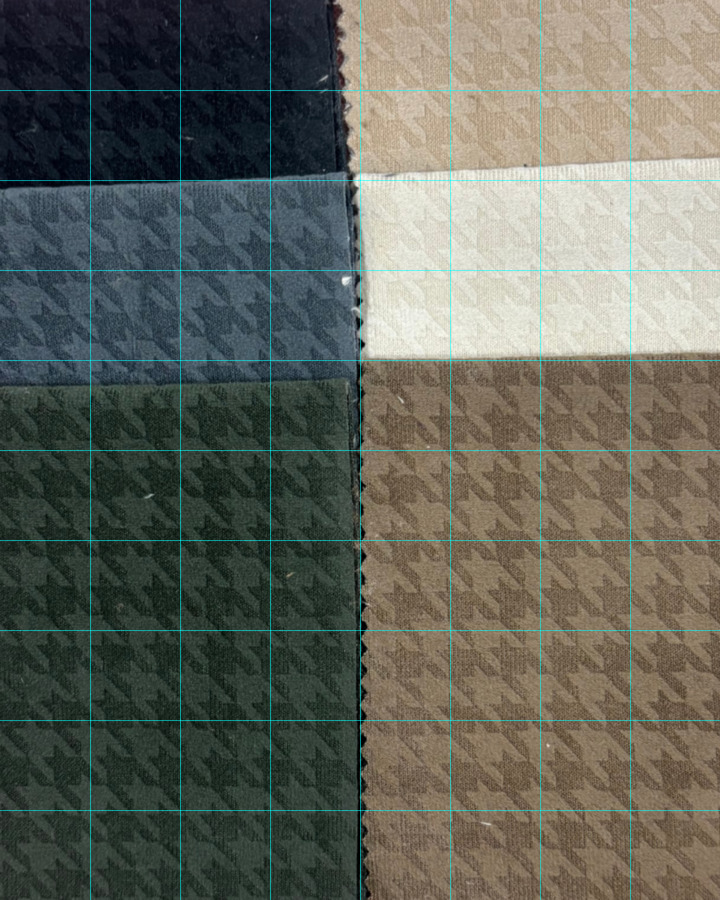
#> input picture assets/fabric/grid-A-grid.jpg, 720 x 900 px, given in place of A-grid.png, which was not available
$ python assets.py
#> lines starting #> are read from the running program, lines starting #| are printed output that depends on the picture; pictures that were not available may be replaced by others from this repository, and a replacement may not be noted
"""Fabric asset pipeline: turns the raw supplier photographs into isolated,
perspective-ready swatch plates.  No pattern is regenerated, recoloured or
repainted — every pixel is the client's own photograph.
"""
from __future__ import annotations

import json
import math
import os
import random

import numpy as np
from PIL import Image, ImageDraw, ImageFilter

ROOT = os.path.dirname(os.path.dirname(os.path.abspath(__file__)))
FAB = os.path.join(ROOT, "assets", "fabric")
OUT = os.path.join(ROOT, "assets", "generated")
os.makedirs(OUT, exist_ok=True)

_CACHE: dict[str, Image.Image] = {}


def source(name: str) -> Image.Image:
    if name not in _CACHE:
        path = os.path.join(FAB, name)
        _CACHE[name] = Image.open(path).convert("RGB")
    return _CACHE[name]


# named crops, normalised to the source frame:  name -> (file, x0, y0, x1, y1)
CROPS = {
    # Asset A — folded zigzag-jacquard swatches (flat grid: crop whole swatch faces)
    "A-dark":   ("A-grid.png",        0.07, 0.03, 0.43, 0.165),
    "A-grey":   ("A-grid.png",        0.07, 0.225, 0.43, 0.385),
    "A-olive":  ("A-grid.png",        0.07, 0.465, 0.43, 0.80),
    "A-beige":  ("A-grid.png",        0.55, 0.03, 0.92, 0.165),
    "A-ivory":  ("A-grid.png",        0.55, 0.225, 0.92, 0.385),
    "A-brown":  ("A-grid.png",        0.55, 0.465, 0.92, 0.80),

    # Asset B — chevron weave (interior patches: the shape comes from the mask)
    "B-dark":   ("B-chevron.png",     0.07, 0.035, 0.44, 0.165),
    "B-grey":   ("B-chevron.png",     0.08, 0.265, 0.42, 0.395),
    "B-olive":  ("B-chevron.png",     0.08, 0.545, 0.42, 0.80),
    "B-brown":  ("B-chevron.png",     0.55, 0.035, 0.92, 0.165),
    "B-beige":  ("B-chevron.png",     0.55, 0.265, 0.92, 0.395),
    "B-ivory":  ("B-chevron.png",     0.55, 0.545, 0.92, 0.80),

    # Asset C — geometric basket weave
    "C-dark":   ("C-geometric.png",   0.07, 0.035, 0.46, 0.185),
    "C-grey":   ("C-geometric.png",   0.07, 0.285, 0.46, 0.425),
    "C-olive":  ("C-geometric.png",   0.07, 0.565, 0.46, 0.83),
    "C-brown":  ("C-geometric.png",   0.57, 0.035, 0.95, 0.185),
    "C-beige":  ("C-geometric.png",   0.57, 0.285, 0.95, 0.425),
    "C-ivory":  ("C-geometric.png",   0.57, 0.565, 0.95, 0.83),

    # Asset D — ribbed / corded texture (rotated overlap stack: interior patches)
    "D-brown":  ("D-ribbed.jpg",      0.16, 0.075, 0.50, 0.245),
    "D-olive":  ("D-ribbed.jpg",      0.10, 0.440, 0.38, 0.590),
    "D-tan":    ("D-ribbed.jpg",      0.06, 0.630, 0.30, 0.720),
    "D-navy":   ("D-ribbed.jpg",      0.44, 0.810, 0.78, 0.930),

    # Asset E — navy / ivory / beige herringbone
    "E-ivory":  ("E-navyivory.jpg",   0.10, 0.015, 0.88, 0.135),
    "E-navy":   ("E-navyivory.jpg",   0.16, 0.330, 0.54, 0.570),
    "E-beige":  ("E-navyivory.jpg",   0.05, 0.870, 0.26, 0.965),
}

# velvet fan (Asset F) — individual swatches, (x0, x1) per column
FAN_TOP = [("F-teal", 0.148, 0.236), ("F-rose", 0.252, 0.312), ("F-blush", 0.330, 0.386),
           ("F-pink", 0.402, 0.455), ("F-cocoa", 0.474, 0.545), ("F-sage", 0.562, 0.620),
           ("F-tan", 0.640, 0.710)]
FAN_BOTTOM = [("F-charcoal", 0.065, 0.140), ("F-royal", 0.158, 0.262), ("F-slate", 0.278, 0.356),
              ("F-crimson", 0.378, 0.500), ("F-plum", 0.516, 0.626), ("F-forest", 0.648, 0.730),
              ("F-peacock", 0.752, 0.834), ("F-wine", 0.856, 0.968)]
for _n, _x0, _x1 in FAN_TOP:
    CROPS[_n] = ("F-fan.jpg", _x0, 0.105, _x1, 0.205)
for _n, _x0, _x1 in FAN_BOTTOM:
    CROPS[_n] = ("F-fan.jpg", _x0, 0.470, _x1, 0.575)


def crop(name: str) -> Image.Image:
#> called with name = 'A-dark'
    f, x0, y0, x1, y1 = CROPS[name]
    im = source(f)
#> in source, returned value is the input picture: PIL image 720x900 RGB; mean R, G, B 98.5, 100.6, 91.2
    W, H = im.size
#> W = 720; H = 900
    return im.crop((int(x0 * W), int(y0 * H), int(x1 * W), int(y1 * H)))
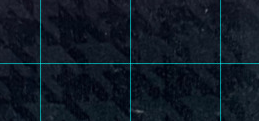
#> returned value: PIL image 259x121 RGB; mean R, G, B 15.4, 24.9, 36.1


def pinked_polygon(w: int, h: int, teeth: int, amp: float, seed: int = 0,
                   sides=("t", "r", "b", "l"), inset: float = 0.0):
    """Zigzag ('pinked') cutting line around a rectangle, as a point list."""
    rnd = random.Random(seed)
    pts = []
    x0, y0, x1, y1 = inset, inset, w - inset, h - inset
    a = amp * (0.85 + 0.3 * rnd.random())

    def edge(p0, p1, n):
        (ax, ay), (bx, by) = p0, p1
        L = math.hypot(bx - ax, by - ay)
        n = max(2, int(n))
        nx, ny = (by - ay) / L, -(bx - ax) / L
        out = []
        for i in range(n):
            t = i / n
            off = a if i % 2 == 0 else -a * 0.15
            out.append((ax + (bx - ax) * t + nx * off, ay + (by - ay) * t + ny * off))
        return out

    nt = max(3, int(teeth * (x1 - x0) / max(1, (y1 - y0))))
    nb = max(3, teeth)
    if "t" in sides:
        pts += edge((x0, y0), (x1, y0), nb)
    else:
        pts += [(x0, y0), (x1, y0)]
    if "r" in sides:
        pts += edge((x1, y0), (x1, y1), nt)
    else:
        pts += [(x1, y1)]
    if "b" in sides:
        pts += edge((x1, y1), (x0, y1), nb)
    else:
        pts += [(x0, y1)]
    if "l" in sides:
        pts += edge((x0, y1), (x0, y0), nt)
    return pts


def make_swatch(name: str, out_w: int = 900, teeth: int = 26, amp: float = 5.0,
                seed: int = 3, sides=("t", "r", "b", "l"), edge_light: float = 0.55,
                shadow: int = 26, zoom: float = 1.0, rotate: float = 0.0,
                feather: float = 0.8) -> dict:
    """Build one isolated swatch plate: pinked silhouette, cut-edge highlight,
    contact shadow.  Returns metadata describing the plate."""
    src = crop(name)
    # fill the plate: cover-crop the fabric to the plate aspect (4:3-ish)
    out_h = int(round(out_w * 0.78))
    sw, sh = src.size
#> sw = 259; sh = 121
    scale = max(out_w / sw, out_h / sh) * (1.0 / zoom if zoom else 1.0) * 1.06
#> scale = 6.15
    nw, nh = int(sw * scale), int(sh * scale)
#> nw = 1592; nh = 744
    fabric = src.resize((nw, nh), Image.LANCZOS)
    left = (nw - out_w) // 2
#> left = 346
    top = (nh - out_h) // 2
#> top = 21
    fabric = fabric.crop((left, top, left + out_w, top + out_h))
#> fabric: PIL image 900x702 RGB

    if rotate:
        fabric = fabric.rotate(rotate, resample=Image.BICUBIC, expand=False)

    ss = 2  # supersample the mask for clean pinked teeth
    mask = Image.new("L", (out_w * ss, out_h * ss), 0)
#> mask: PIL image 1800x1404 L; every value is 0
    d = ImageDraw.Draw(mask)
    poly = pinked_polygon(out_w * ss, out_h * ss, teeth, amp * ss, seed, sides,
                          inset=amp * ss * 1.4)
    d.polygon(poly, fill=255)
    if feather:
        mask = mask.filter(ImageFilter.GaussianBlur(feather * ss * 0.5))
    mask = mask.resize((out_w, out_h), Image.LANCZOS)
#> mask: PIL image 900x702 L

    plate = fabric.convert("RGBA")
    plate.putalpha(mask)

    # cut-edge highlight: thin bright line just inside the silhouette
    inner = mask.filter(ImageFilter.GaussianBlur(2.2))
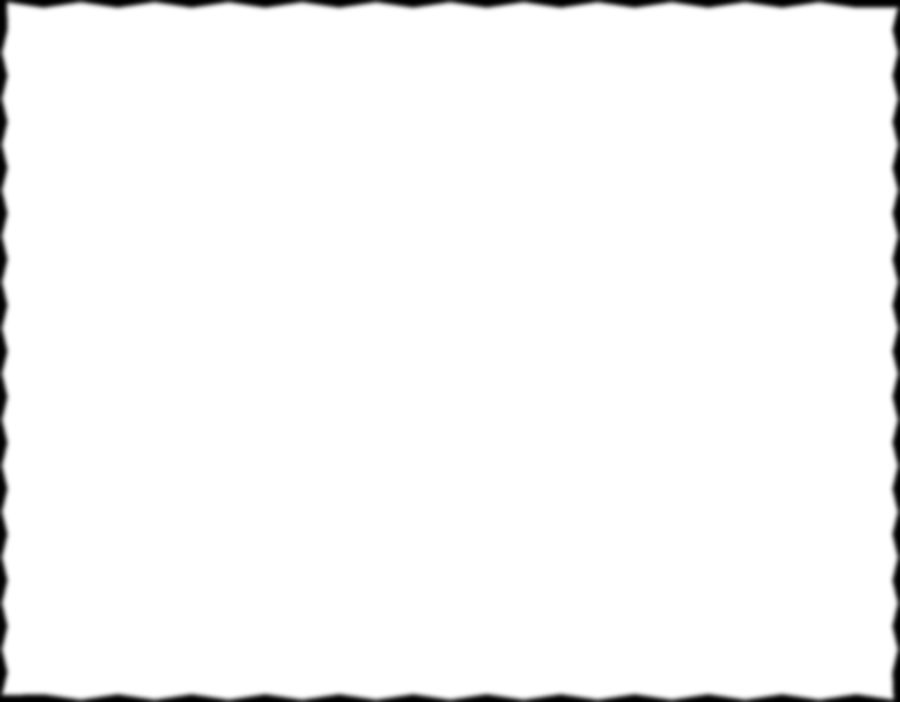
#> inner: PIL image 900x702 L; min 0, max 255, mean 248.6
    edge = np.asarray(mask, dtype=np.float32) / 255.0
    innerf = np.asarray(inner, dtype=np.float32) / 255.0
    rim = np.clip(edge - innerf, 0, 1) * edge_light
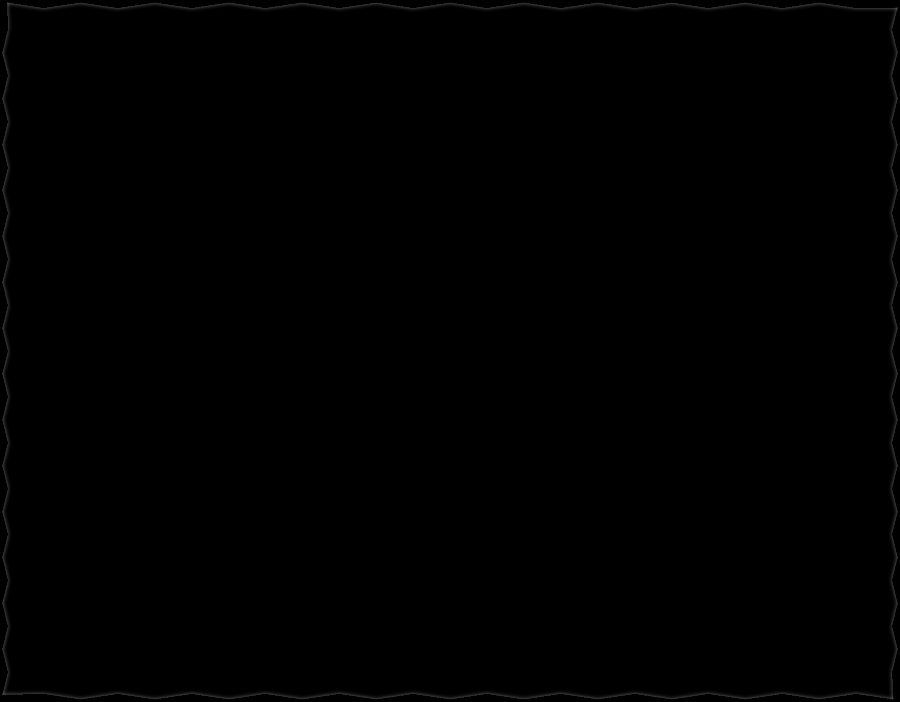
#> rim: shape (702, 900) float32; min 0, max 0.306, mean 0.002
    rgb = np.asarray(plate.convert("RGB"), dtype=np.float32)
    # light the upper-left cut edge a little more (matches the studio key light)
    yy, xx = np.mgrid[0:out_h, 0:out_w]
    grad = np.clip(1.0 - (xx / out_w * 0.55 + yy / out_h * 0.45), 0, 1) ** 0.8
    rgb = rgb + rim[..., None] * (28 + 46 * grad[..., None])
    plate = Image.fromarray(np.clip(rgb, 0, 255).astype(np.uint8), "RGB").convert("RGBA")
    plate.putalpha(mask)

    # soft contact shadow
    if shadow:
        sh_alpha = mask.filter(ImageFilter.GaussianBlur(shadow * 0.55))
        sh_alpha = sh_alpha.point(lambda v: int(v * 0.62))
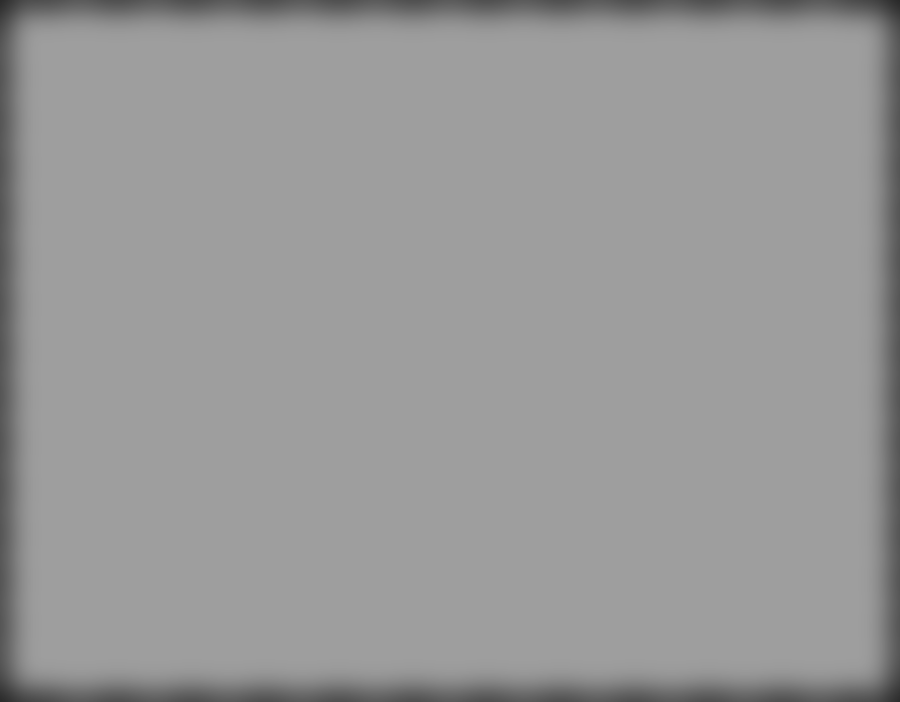
#> sh_alpha: PIL image 900x702 L; min 42, max 158, mean 152.1
        shadow_im = Image.new("RGBA", (out_w, out_h), (8, 8, 7, 0))
        shadow_im.putalpha(sh_alpha)
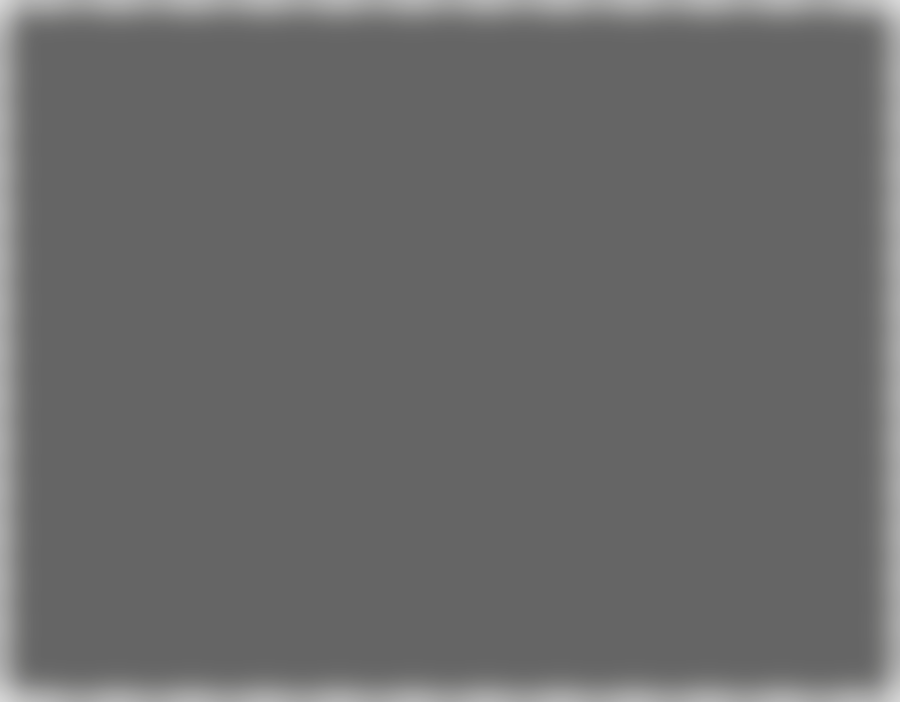
#> shadow_im: PIL image 900x702 RGBA; mean R, G, B, A 8, 8, 7, 152.1; transparent parts drawn white
        pad = shadow * 2
        canvas = Image.new("RGBA", (out_w + pad * 2, out_h + pad * 2), (0, 0, 0, 0))
#> canvas: PIL image 1004x806 RGBA; every value is 0
        canvas.alpha_composite(shadow_im, (pad + shadow // 3, pad + shadow // 2))
        canvas.alpha_composite(plate, (pad, pad))
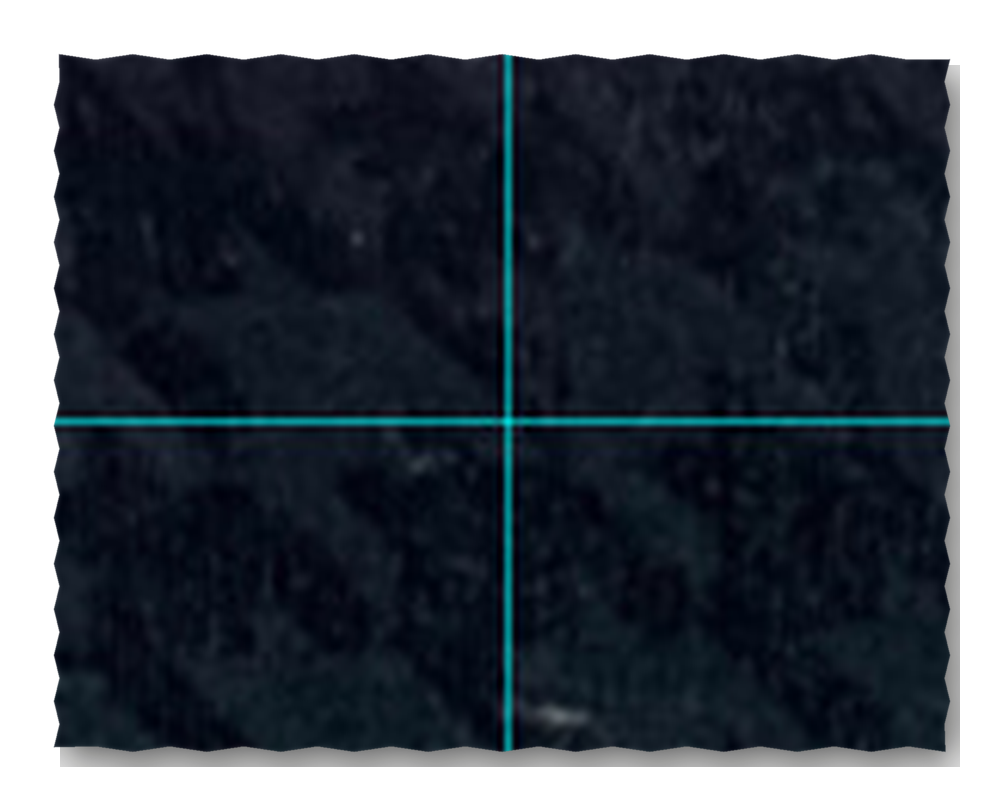
#> canvas: PIL image 1004x806 RGBA; mean R, G, B, A 10.7, 17.4, 26, 197.2; transparent parts drawn white
#| swatch A-dark 1004 806
        plate = canvas

    path = os.path.join(OUT, f"swatch-{name}.png")
    plate.save(path)
    return {"name": name, "file": path, "w": plate.size[0], "h": plate.size[1]}


VERTICAL_MACROS = [
    # single continuous swatch faces where possible, so no seam splits the frame
    ("jacquard",   "A-grid.png",      0.03, 0.46, 0.49, 0.87),   # olive zigzag jacquard
    ("jacquard-dk","A-grid.png",      0.03, 0.02, 0.49, 0.17),   # dark jacquard (short)
    ("geo",        "C-geometric.png", 0.55, 0.49, 0.97, 0.88),   # ivory basket weave
    ("cord",       "D-ribbed.jpg",    0.20, 0.20, 0.72, 0.99),   # corded stack
    ("chevron",    "B-chevron.png",   0.03, 0.46, 0.47, 0.85),   # olive chevron
    ("herring",    "E-navyivory.jpg", 0.10, 0.14, 0.84, 0.72),   # navy herringbone
]


def make_vertical(name: str, file: str, x0, y0, x1, y1, out_w=1152, out_h=2048) -> dict:
    im = source(file)
    Wd, Hd = im.size
    box = (int(x0 * Wd), int(y0 * Hd), int(x1 * Wd), int(y1 * Hd))
    im = im.crop(box)
    target_ar = out_w / out_h
    w, h = im.size
    if w / h > target_ar:
        nw = int(h * target_ar)
        im = im.crop(((w - nw) // 2, 0, (w - nw) // 2 + nw, h))
    else:
        nh = int(w / target_ar)
        im = im.crop((0, (h - nh) // 2, w, (h - nh) // 2 + nh))
    im = im.resize((out_w, out_h), Image.LANCZOS)
    im = im.filter(ImageFilter.UnsharpMask(radius=2.2, percent=55, threshold=3))
    path = os.path.join(OUT, f"vmacro-{name}.jpg")
    im.save(path, quality=96)
    return {"name": name, "file": path, "w": out_w, "h": out_h}


def make_macro(name: str, out_w: int, out_h: int) -> dict:
    """Full-bleed macro crop of a real fabric (no masking, no retouching)."""
#> called with name = 'A-dark', out_w = 1400, out_h = 900
    src = crop(name)
    sw, sh = src.size
#> sw = 259; sh = 121
    scale = max(out_w / sw, out_h / sh) * 1.02
#> scale = 7.59
    im = src.resize((int(sw * scale), int(sh * scale)), Image.LANCZOS)
    left = (im.size[0] - out_w) // 2
#> left = 282
    top = (im.size[1] - out_h) // 2
#> top = 9
    im = im.crop((left, top, left + out_w, top + out_h))
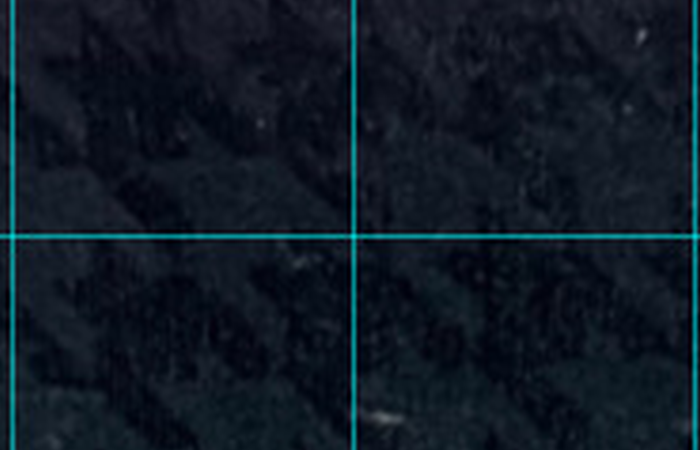
#> im: PIL image 1400x900 RGB (shown at 1/2 size); mean R, G, B 14.5, 24.7, 35.9
    path = os.path.join(OUT, f"macro-{name}.jpg")
    im.save(path, quality=95)
    return {"name": name, "file": path, "w": out_w, "h": out_h}


SWATCHES = ["A-dark", "A-grey", "A-olive", "A-beige", "A-ivory", "A-brown",
            "B-dark", "B-grey", "B-olive", "B-beige", "B-ivory", "B-brown",
            "C-dark", "C-grey", "C-olive", "C-beige", "C-ivory", "C-brown",
            "D-brown", "D-olive", "D-tan", "D-navy",
            "E-navy", "E-ivory", "E-beige",
            "F-teal", "F-rose", "F-blush", "F-pink", "F-cocoa", "F-sage", "F-tan",
            "F-charcoal", "F-royal", "F-slate", "F-crimson", "F-plum", "F-forest",
            "F-peacock", "F-wine"]


def build_all(verbose: bool = True):
    meta = {"swatches": [], "macros": []}
    for i, n in enumerate(SWATCHES):
        m = make_swatch(n, out_w=900, teeth=24, amp=5.0, seed=7 + i)
        meta["swatches"].append(m)
        if verbose:
            print("swatch", n, m["w"], m["h"])
    for n, w, h in [("A-dark", 1400, 900), ("A-olive", 1400, 900), ("C-ivory", 1400, 900),
                    ("D-brown", 1400, 900), ("E-navy", 1200, 1500), ("A-brown", 1400, 900),
                    ("F-crimson", 900, 1400), ("C-grey", 1400, 900), ("D-navy", 1400, 900),
                    ("B-olive", 1400, 900)]:
        m = make_macro(n, w, h)
        meta["macros"].append(m)
        if verbose:
            print("macro", n, w, h)
    for n, f_, x0, y0, x1, y1 in VERTICAL_MACROS:
        m = make_vertical(n, f_, x0, y0, x1, y1)
        meta.setdefault("verticals", []).append(m)
        if verbose:
            print("vmacro", n)
    with open(os.path.join(OUT, "assets.json"), "w") as f:
        json.dump(meta, f, indent=1)
    return meta


if __name__ == "__main__":
    build_all()
